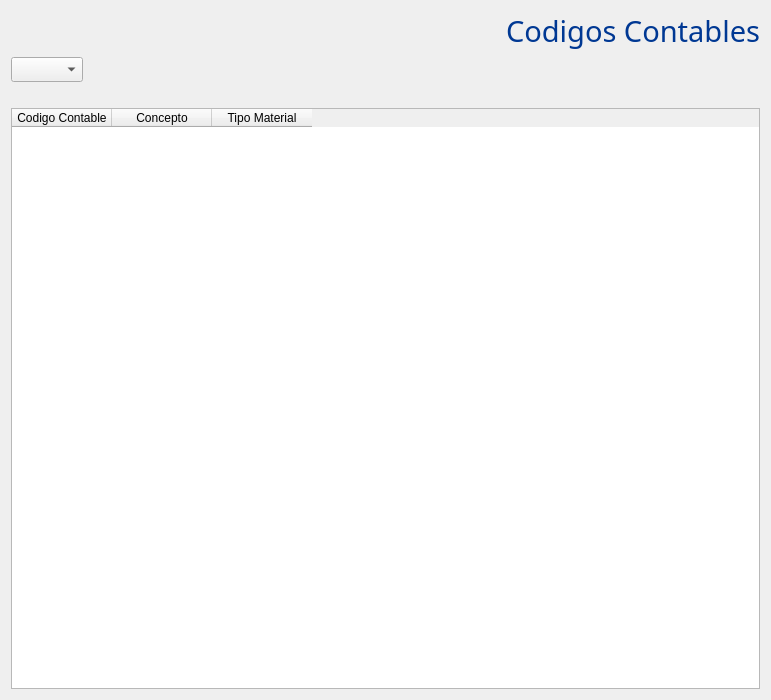
<?xml version="1.0" encoding="UTF-8"?>
<ui version="4.0">
 <class>codigos</class>
 <widget class="QWidget" name="codigos">
  <property name="geometry">
   <rect>
    <x>0</x>
    <y>0</y>
    <width>771</width>
    <height>700</height>
   </rect>
  </property>
  <property name="windowTitle">
   <string>Form</string>
  </property>
  <layout class="QVBoxLayout" name="verticalLayout">
   <item>
    <widget class="QLabel" name="label">
     <property name="font">
      <font>
       <family>Gill Sans MT</family>
       <pointsize>22</pointsize>
       <weight>50</weight>
       <italic>false</italic>
       <bold>false</bold>
      </font>
     </property>
     <property name="styleSheet">
      <string notr="true">font: 22pt &quot;Gill Sans MT&quot;;
color: rgb(00,56,147);</string>
     </property>
     <property name="text">
      <string>Codigos Contables</string>
     </property>
     <property name="alignment">
      <set>Qt::AlignRight|Qt::AlignTrailing|Qt::AlignVCenter</set>
     </property>
    </widget>
   </item>
   <item>
    <layout class="QHBoxLayout" name="horizontalLayout">
     <item>
      <widget class="QComboBox" name="programa">
       <property name="minimumSize">
        <size>
         <width>0</width>
         <height>25</height>
        </size>
       </property>
       <property name="font">
        <font>
         <family>Segoe UI</family>
         <pointsize>9</pointsize>
        </font>
       </property>
      </widget>
     </item>
     <item>
      <spacer name="horizontalSpacer">
       <property name="orientation">
        <enum>Qt::Horizontal</enum>
       </property>
       <property name="sizeHint" stdset="0">
        <size>
         <width>40</width>
         <height>20</height>
        </size>
       </property>
      </spacer>
     </item>
    </layout>
   </item>
   <item>
    <spacer name="verticalSpacer">
     <property name="orientation">
      <enum>Qt::Vertical</enum>
     </property>
     <property name="sizeType">
      <enum>QSizePolicy::Fixed</enum>
     </property>
     <property name="sizeHint" stdset="0">
      <size>
       <width>20</width>
       <height>20</height>
      </size>
     </property>
    </spacer>
   </item>
   <item>
    <widget class="QTableWidget" name="tabla">
     <property name="font">
      <font>
       <family>Segoe UI</family>
       <pointsize>9</pointsize>
      </font>
     </property>
     <column>
      <property name="text">
       <string>Codigo Contable</string>
      </property>
     </column>
     <column>
      <property name="text">
       <string>Concepto</string>
      </property>
     </column>
     <column>
      <property name="text">
       <string>Tipo Material</string>
      </property>
     </column>
    </widget>
   </item>
  </layout>
 </widget>
 <resources/>
 <connections/>
</ui>
